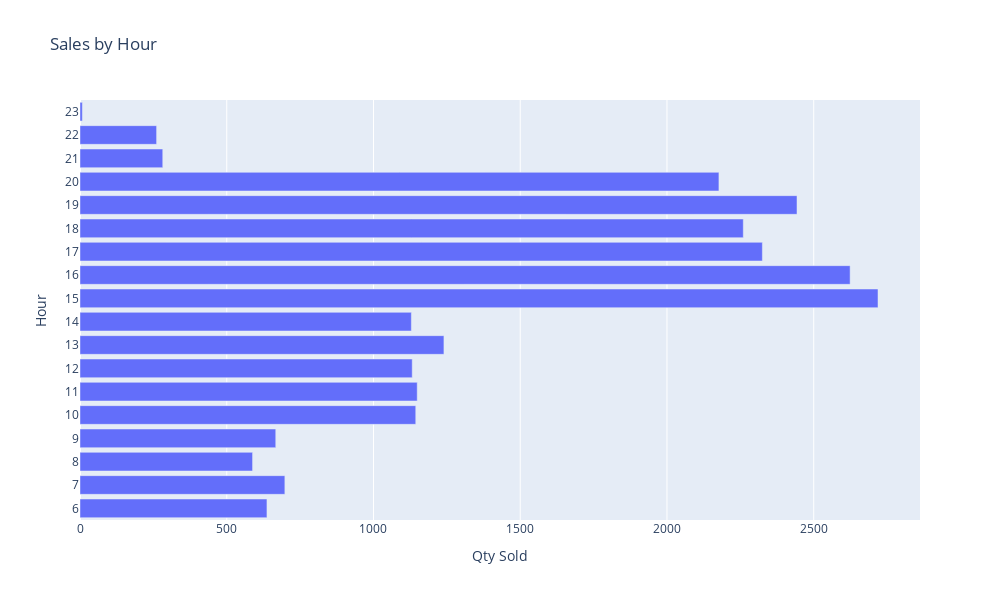

Source (notebook cell):
### Code cell
fig = px.bar(Qty_Sold_by_hour, 
             x='quantity',   
             y='Hour',     
             orientation='h',
             title='Sales by Hour')

fig.update_layout(xaxis_title='Qty Sold', yaxis_title='Hour', yaxis=dict(dtick=1),width=1000, height=600)
fig.show()

### Figure 1 — Plotly figure (JSON) as saved in the notebook; plotly's stock layout.template omitted (floating-point values rounded to 4 significant figures)
{"data": [{"hovertemplate": "quantity=%{x}<br>Hour=%{y}<extra></extra>", "legendgroup": "", "marker": {"color": "#636efa", "pattern": {"shape": ""}}, "name": "", "orientation": "h", "showlegend": false, "textposition": "auto", "type": "bar", "x": [637, 698, 588, 667, 1144, 1149, 1132, 1240, 1129, 2719, 2624, 2325, 2260, 2443, 2177, 282, 261, 8], "xaxis": "x", "y": [6, 7, 8, 9, 10, 11, 12, 13, 14, 15, 16, 17, 18, 19, 20, 21, 22, 23], "yaxis": "y"}], "layout": {"barmode": "relative", "height": 600, "legend": {"tracegroupgap": 0}, "title": {"text": "Sales by Hour"}, "width": 1000, "xaxis": {"anchor": "y", "domain": [0, 1], "title": {"text": "Qty Sold"}}, "yaxis": {"anchor": "x", "domain": [0, 1], "dtick": 1, "title": {"text": "Hour"}}}}
